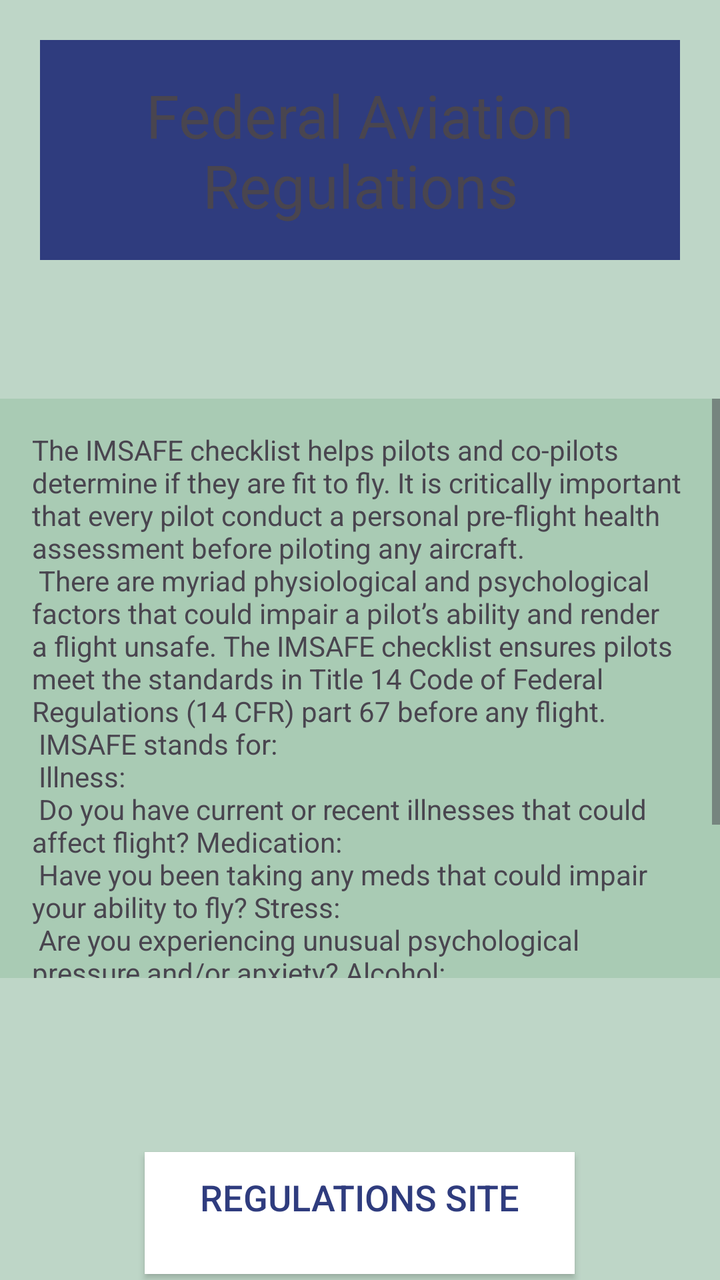
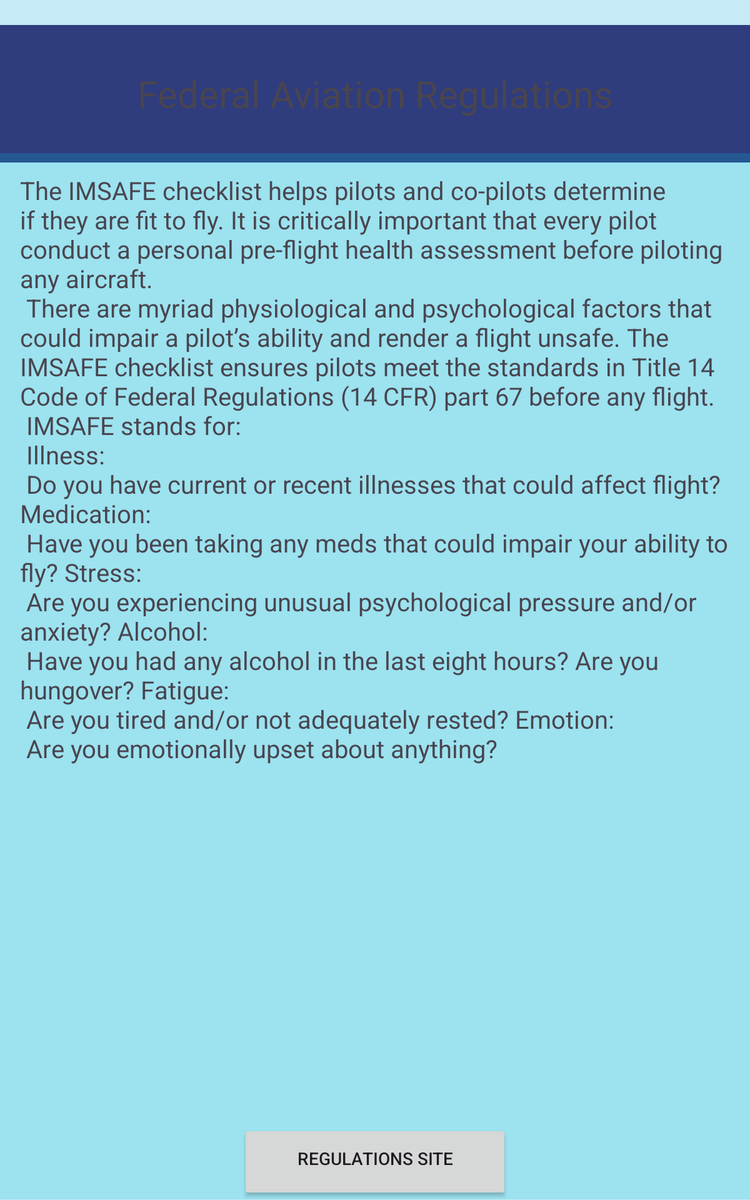

First picture: res/layout/ on a phone held upright. Second picture: the repository's own variant of that layout, on a device whose configuration matches the variant's folder. Source for both follows.
<!-- AndroidManifest.xml: application theme Theme.Pilot_preflight -->
<!-- res/layout/activity_regulations.xml -->
<?xml version="1.0" encoding="utf-8"?>
<RelativeLayout xmlns:android="http://schemas.android.com/apk/res/android"
    xmlns:app="http://schemas.android.com/apk/res-auto"
    xmlns:tools="http://schemas.android.com/tools"
    android:layout_width="match_parent"
    android:layout_height="match_parent"
    tools:context=".MainActivity"
    android:background="@color/sage"
    >







        <TextView
            android:id="@+id/titleTextView"
            android:layout_width="370dp"
            android:layout_height="110dp"
            android:layout_alignParentTop="true"
            android:layout_marginStart="20dp"
            android:layout_marginTop="20dp"
            android:layout_marginEnd="20dp"
            android:layout_marginBottom="100dp"
            android:background="#2F3C7E"
            android:gravity="center"
            android:padding="8dp"
            android:text="Federal Aviation Regulations"
            android:textSize="30sp"
            />

    
        
        
        
        

    <ScrollView
        android:layout_width="match_parent"
        android:layout_height="481dp"
        android:layout_above="@+id/linkTextView"
        android:layout_below="@id/titleTextView"
        android:layout_marginTop="-31dp"
        android:layout_marginBottom="84dp">

        <TextView
            android:id="@+id/infoTextView"
            android:layout_width="match_parent"
            android:layout_height="match_parent"
            android:background="@color/sage"
            android:padding="16dp"
            android:text="@string/regulations_text" />

    </ScrollView>

    <Button
        android:id="@+id/linkTextView"
        style="@style/DisplayStyle"
        android:layout_width="215dp"
        android:layout_height="61dp"
        android:layout_alignParentBottom="true"
        android:layout_centerHorizontal="true"
        android:paddingBottom="16dp"
        android:text="Regulations Site" />




</RelativeLayout>
<!-- resources referenced by this layout -->
<resources>
  <color name="sage">#A89EC6AB</color>
  <string name="regulations_text"> The IMSAFE checklist helps pilots and co-pilots determine if they are fit to fly. It is critically important that every pilot conduct a personal pre-flight health assessment before piloting any aircraft.\n
  
      There are myriad physiological and psychological factors that could impair a pilot’s ability and render a flight unsafe. The IMSAFE checklist ensures pilots meet the standards in Title 14 Code of Federal Regulations (14 CFR) part 67 before any flight. \n
  
      IMSAFE stands for:\n
          Illness:\n Do you have current or recent illnesses that could affect flight?
          Medication:\n Have you been taking any meds that could impair your ability to fly?
          Stress:\n Are you experiencing unusual psychological pressure and/or anxiety?
          Alcohol:\n Have you had any alcohol in the last eight hours? Are you hungover?
          Fatigue:\n Are you tired and/or not adequately rested?
          Emotion:\n Are you emotionally upset about anything?
  
  </string>
  <style name="DisplayStyle">
          <item name="android:textColor">#2F3C7E</item>
          <item name="android:layout_width">wrap_content</item>
          <item name="android:layout_height">wrap_content</item>
  
  
          <item name="android:layout_gravity">fill</item>
          <item name="android:textSize">18sp</item>
          <item name="android:layout_margin">3dp</item>
          <item name="android:background">@color/white</item>
      </style>
  <style name="Theme.Pilot_preflight" parent="Base.Theme.Pilot_preflight" />
  <color name="white">#FFFFFFFF</color>
  <style name="Base.Theme.Pilot_preflight" parent="Theme.Material3.DayNight.NoActionBar">
          
          
      </style>
</resources>
<!-- res/layout-sw600dp/activity_regulations.xml (the author's variant of the layout above) -->
<!-- drawn on a 7-inch tablet held upright -->
<?xml version="1.0" encoding="utf-8"?>
<RelativeLayout xmlns:android="http://schemas.android.com/apk/res/android"
    xmlns:app="http://schemas.android.com/apk/res-auto"
    xmlns:tools="http://schemas.android.com/tools"
    android:layout_width="match_parent"
    android:layout_height="match_parent"
    tools:context=".MainActivity"
    android:background="#3700BCD4">

    <TextView
        android:id="@+id/titleTextView"
        android:layout_width="match_parent"
        android:layout_height="110dp"
        android:layout_centerHorizontal="true"
        android:layout_marginTop="20dp"
        android:layout_marginBottom="100dp"
        android:background="#2F3C7E"
        android:gravity="center"
        android:padding="8dp"
        style="@style/landing_button"
        android:text="Federal Aviation Regulations"
        android:textSize="30sp" />


    <TextView
        android:id="@+id/infoTextView"
        style="@style/landing_button"
        android:layout_width="match_parent"
        android:layout_height="477dp"
        android:layout_above="@+id/linkTextView"
        android:layout_below="@id/titleTextView"
        android:layout_marginTop="-108dp"
        android:layout_marginBottom="-61dp"
        android:background="#3700BCD4"
        android:ellipsize="end"
        android:maxLines="20"
        android:padding="16dp"
        android:text="@string/regulations_text"
        android:textSize="20sp" />

    <Button
        android:id="@+id/linkTextView"
        style="@style/landing_button"
        android:layout_width="215dp"
        android:layout_height="61dp"
        android:layout_alignParentBottom="true"
        android:layout_centerHorizontal="true"
        android:paddingBottom="16dp"
        android:text="Regulations Site"
        />

</RelativeLayout>
<!-- resources referenced by the variant -->
<!-- as a 7-inch tablet held upright resolves them -->
<resources>
  <string name="regulations_text"> The IMSAFE checklist helps pilots and co-pilots determine if they are fit to fly. It is critically important that every pilot conduct a personal pre-flight health assessment before piloting any aircraft.\n
  
      There are myriad physiological and psychological factors that could impair a pilot’s ability and render a flight unsafe. The IMSAFE checklist ensures pilots meet the standards in Title 14 Code of Federal Regulations (14 CFR) part 67 before any flight. \n
  
      IMSAFE stands for:\n
          Illness:\n Do you have current or recent illnesses that could affect flight?
          Medication:\n Have you been taking any meds that could impair your ability to fly?
          Stress:\n Are you experiencing unusual psychological pressure and/or anxiety?
          Alcohol:\n Have you had any alcohol in the last eight hours? Are you hungover?
          Fatigue:\n Are you tired and/or not adequately rested?
          Emotion:\n Are you emotionally upset about anything?
  
  </string>
  <style name="Theme.Pilot_preflight" parent="Base.Theme.Pilot_preflight" />
  <style name="Base.Theme.Pilot_preflight" parent="Theme.Material3.DayNight.NoActionBar">
          
          
      </style>
</resources>
